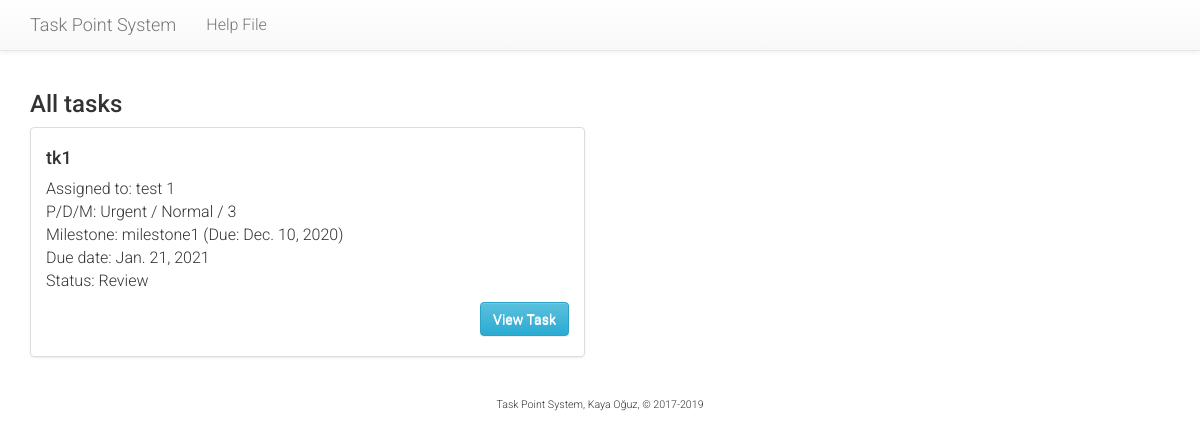
The page /tasks/team/all/ (signed in) on the database as committed earlier.
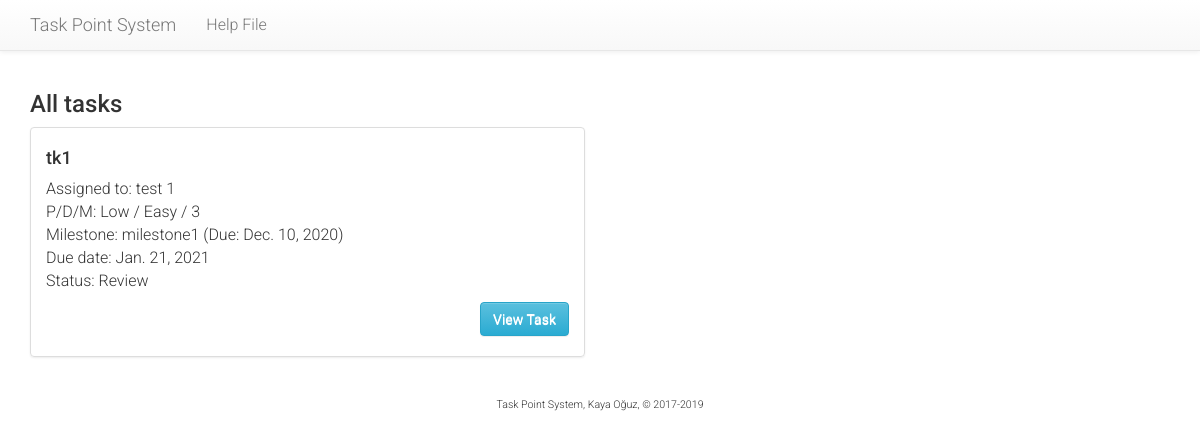
The same page on the database as committed later.
### tasks/models.py (models this page shows, shortened)
class Task(models.Model):
    PRIORITY = (
        (3, 'Urgent'),
        (2, 'Planned'),
        (1, 'Low'),
    )
    DIFFICULTY = (
        (3, 'Difficult'),
        (2, 'Normal'),
        (1, 'Easy'),
    )
    STATUS = (
        (1, "Review"),
        (2, "Working on it"),
        (3, "Waiting for review"),
        (4, "Waiting for supervisor grade"),
        (5, "Rejected"),
        (6, "Accepted"),
    )
    milestone = models.ForeignKey(Milestone, on_delete=models.CASCADE)
    creator = models.ForeignKey(User, related_name='creator', on_delete=models.SET_NULL, blank=True, null=True)
    assignee = models.ForeignKey(
        Developer,
        on_delete=models.CASCADE,
        related_name='assignee',
        verbose_name="Assigned to"
    )
    team = models.ForeignKey(Team, on_delete=models.CASCADE)
    title = models.CharField("Brief task name", max_length=256)
    description = models.TextField("Description")
    due = models.DateField("Due Date", validators=[past_date_validator])
    date = models.DateTimeField("Created on", auto_now_add=True)
    completed = models.DateTimeField("Completed on", auto_now=True, blank=True, null=True)
    priority = models.PositiveSmallIntegerField("Priority", choices=PRIORITY, default=2)
    difficulty = models.PositiveSmallIntegerField("Difficulty", choices=DIFFICULTY, default=2)
    modifier = models.PositiveSmallIntegerField(
        "Modifier",
        default=3,
        validators=[MaxValueValidator(5), MinValueValidator(1)]
    )
    status = models.PositiveSmallIntegerField("Status", choices=STATUS, default=1)
    valid = models.BooleanField("Is Valid", default=False)

class Developer(models.Model):
    id = models.CharField("ID", max_length=12, primary_key=True)
    user = models.OneToOneField(User, on_delete=models.CASCADE)
    team = models.ForeignKey(Team, on_delete=models.SET_NULL, blank=True, null=True)
    def __str__(self):
        return self.get_name()
    def get_name(self):
        return self.user.first_name + " " + self.user.last_name

class Milestone(models.Model):
    course = models.ForeignKey(Course, on_delete=models.CASCADE)
    name = models.CharField("Milestone", max_length=128)
    description = models.TextField("Milestone details")
    weight = models.PositiveSmallIntegerField(
        "Weight",
        default=10,
        validators=[MaxValueValidator(100), MinValueValidator(1)]
    )
    due = models.DateField("Due Date")
    def __str__(self):
        return self.name

### tasks/views.py (the view)
@login_required
def task_all(request):
    d = Developer.objects.get(user=request.user)
    t = d.team
    tasks = t.task_set.all().order_by("due")
    return render(
        request,
        'tasks/task_all.html',
        {
            'page_title': 'All tasks',
            'task_list': tasks
        }
    )

### tasks/templates/tasks/task_all.html
{% extends "tasks/base.html" %}
{% block leftcontent %}
    <h3>{{ page_title }}</h3>
    <ul class="list-group">
    {% for task in task_list %}
      <li class="list-group-item">
        <h4>{{ task.title }}</h4>
        <p>
          Assigned to: {{ task.assignee }}<br />
          P/D/M:
            {{ task.get_priority_display }} /
            {{ task.get_difficulty_display }} /
            {{ task.modifier }}<br />
          Milestone: {{ task.milestone }} (Due: {{ task.milestone.due }})<br />
          Due date: {{ task.due }}<br />
          Status: {{ task.get_status_display }}
        </p>
        <p style="text-align: right">
          <a href="{% url 'tasks:view-task' task.id %}" class="btn btn-default btn-info" role="button">View Task</a>
        </p>
    </li>
    {% endfor %}
    </ul>
{% endblock %}

Rows that differ between the two databases and show on the page:
changed Task "tk1": priority "Urgent" → "Low"; difficulty "Normal" → "Easy"
